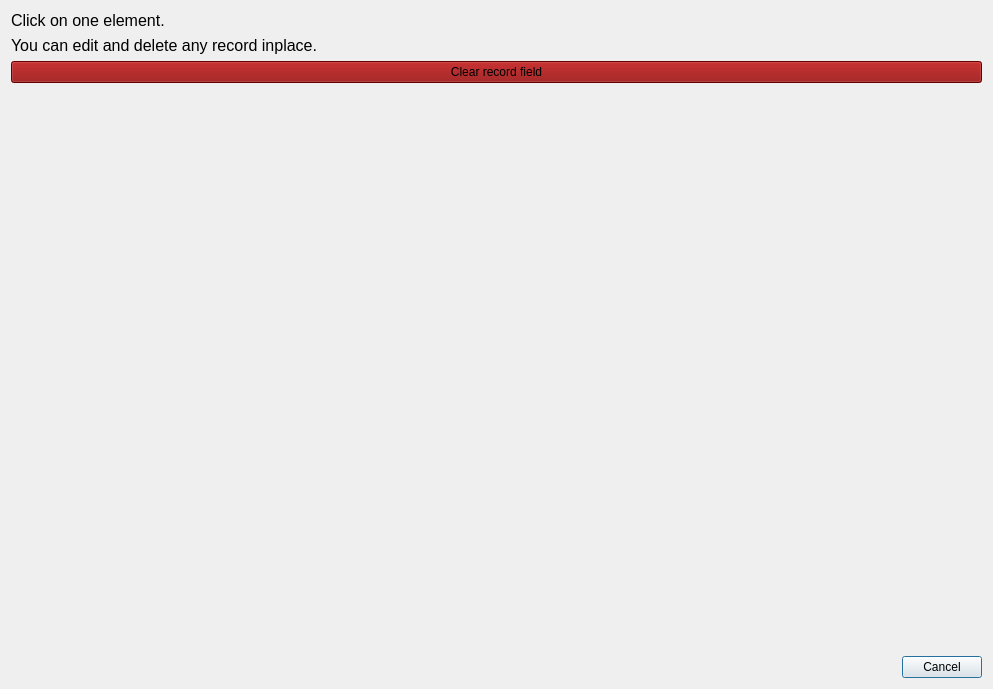
<?xml version="1.0" encoding="UTF-8"?>
<ui version="4.0">
 <class>W_Ligarium_Picker</class>
 <widget class="QDialog" name="W_Ligarium_Picker">
  <property name="geometry">
   <rect>
    <x>0</x>
    <y>0</y>
    <width>993</width>
    <height>689</height>
   </rect>
  </property>
  <property name="windowTitle">
   <string>Select a record</string>
  </property>
  <layout class="QGridLayout" name="gridLayout">
   <item row="4" column="0" colspan="2">
    <widget class="QDialogButtonBox" name="buttonBox">
     <property name="orientation">
      <enum>Qt::Orientation::Horizontal</enum>
     </property>
     <property name="standardButtons">
      <set>QDialogButtonBox::StandardButton::Cancel</set>
     </property>
    </widget>
   </item>
   <item row="0" column="0">
    <widget class="QLabel" name="label">
     <property name="sizePolicy">
      <sizepolicy hsizetype="Preferred" vsizetype="Maximum">
       <horstretch>0</horstretch>
       <verstretch>0</verstretch>
      </sizepolicy>
     </property>
     <property name="font">
      <font>
       <pointsize>12</pointsize>
      </font>
     </property>
     <property name="text">
      <string>Click on one element.</string>
     </property>
    </widget>
   </item>
   <item row="3" column="0" colspan="2">
    <widget class="ligarium::W_Tile_View" name="view" native="true"/>
   </item>
   <item row="0" column="1" rowspan="2">
    <widget class="QLabel" name="label_3">
     <property name="layoutDirection">
      <enum>Qt::LayoutDirection::RightToLeft</enum>
     </property>
     <property name="text">
      <string/>
     </property>
     <property name="pixmap">
      <pixmap resource="../resources/icons.qrc">:/sqlitebrowser.svg</pixmap>
     </property>
     <property name="scaledContents">
      <bool>false</bool>
     </property>
    </widget>
   </item>
   <item row="1" column="0">
    <widget class="QLabel" name="label_2">
     <property name="sizePolicy">
      <sizepolicy hsizetype="Preferred" vsizetype="Maximum">
       <horstretch>0</horstretch>
       <verstretch>0</verstretch>
      </sizepolicy>
     </property>
     <property name="font">
      <font>
       <pointsize>12</pointsize>
      </font>
     </property>
     <property name="text">
      <string>You can edit and delete any record inplace.</string>
     </property>
    </widget>
   </item>
   <item row="2" column="0" colspan="2">
    <widget class="QPushButton" name="b_clear">
     <property name="styleSheet">
      <string notr="true">background:darkred</string>
     </property>
     <property name="text">
      <string>Clear record field</string>
     </property>
     <property name="icon">
      <iconset resource="../resources/icons.qrc">
       <normaloff>:/user-trash.svg</normaloff>:/user-trash.svg</iconset>
     </property>
    </widget>
   </item>
  </layout>
 </widget>
 <customwidgets>
  <customwidget>
   <class>ligarium::W_Tile_View</class>
   <extends>QWidget</extends>
   <header>ligarium/widget/w_tile_view.h</header>
   <container>1</container>
  </customwidget>
 </customwidgets>
 <resources>
  <include location="../resources/icons.qrc"/>
 </resources>
 <connections>
  <connection>
   <sender>buttonBox</sender>
   <signal>accepted()</signal>
   <receiver>W_Ligarium_Picker</receiver>
   <slot>accept()</slot>
   <hints>
    <hint type="sourcelabel">
     <x>248</x>
     <y>254</y>
    </hint>
    <hint type="destinationlabel">
     <x>157</x>
     <y>274</y>
    </hint>
   </hints>
  </connection>
  <connection>
   <sender>buttonBox</sender>
   <signal>rejected()</signal>
   <receiver>W_Ligarium_Picker</receiver>
   <slot>reject()</slot>
   <hints>
    <hint type="sourcelabel">
     <x>316</x>
     <y>260</y>
    </hint>
    <hint type="destinationlabel">
     <x>286</x>
     <y>274</y>
    </hint>
   </hints>
  </connection>
 </connections>
</ui>
